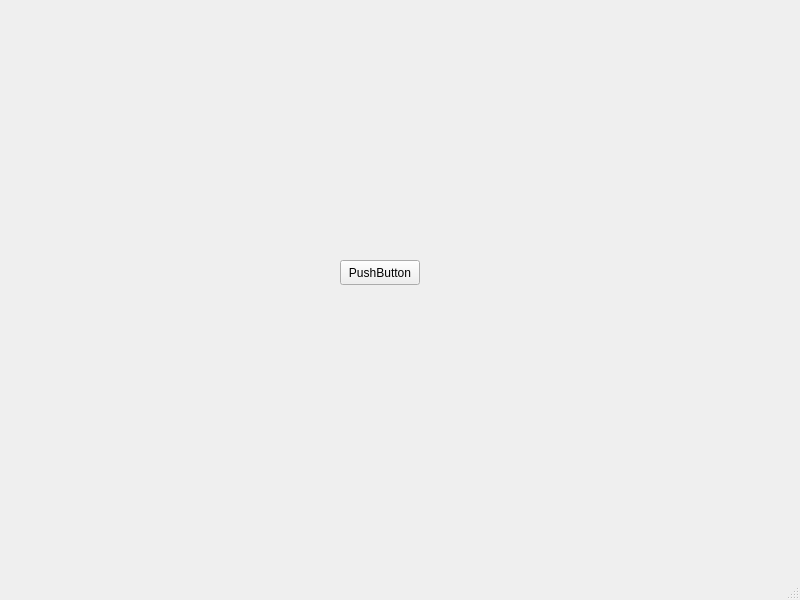
<?xml version="1.0" encoding="UTF-8"?>
<ui version="4.0">
 <class>MainWindow</class>
 <widget class="QMainWindow" name="MainWindow">
  <property name="geometry">
   <rect>
    <x>0</x>
    <y>0</y>
    <width>800</width>
    <height>600</height>
   </rect>
  </property>
  <property name="windowTitle">
   <string>MainWindow</string>
  </property>
  <widget class="QWidget" name="centralwidget">
   <widget class="QPushButton" name="pushButton">
    <property name="geometry">
     <rect>
      <x>340</x>
      <y>260</y>
      <width>80</width>
      <height>25</height>
     </rect>
    </property>
    <property name="text">
     <string>PushButton</string>
    </property>
   </widget>
  </widget>
  <widget class="QMenuBar" name="menubar">
   <property name="geometry">
    <rect>
     <x>0</x>
     <y>0</y>
     <width>800</width>
     <height>20</height>
    </rect>
   </property>
  </widget>
  <widget class="QStatusBar" name="statusbar"/>
 </widget>
 <resources/>
 <connections/>
</ui>
